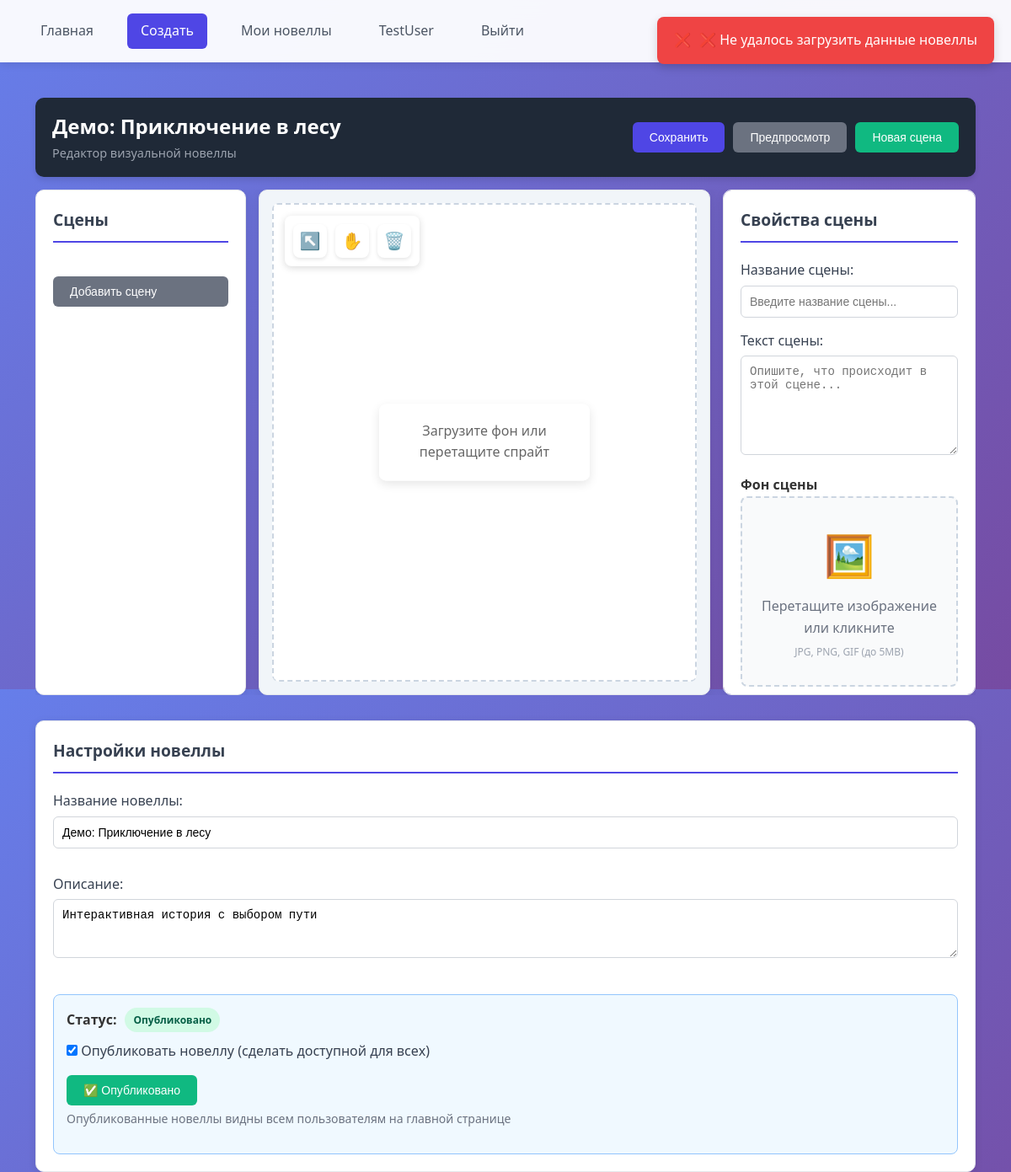
Page /builder/3 (signed in) on the committed database.
### database/db.py (models this page shows)
class User(UserMixin, db.Model):
    __tablename__ = 'user'
    id = db.Column(db.Integer, primary_key=True)
    email = db.Column(db.String(100), unique=True, nullable=False)
    password = db.Column(db.String(100), nullable=False)
    nickname = db.Column(db.String(50), nullable=False)
    phone = db.Column(db.String(20), default='')
    language = db.Column(db.String(2), default='RU')
    created_at = db.Column(db.DateTime, default=datetime.utcnow)
    novels = db.relationship('Novel', backref='author', lazy=True)

class Novel(db.Model):
    __tablename__ = 'novel'
    id = db.Column(db.Integer, primary_key=True)
    title = db.Column(db.String(200), nullable=False)
    description = db.Column(db.Text, default='')
    cover_image = db.Column(db.String(200), default='')
    is_published = db.Column(db.Boolean, default=False)
    author_id = db.Column(db.Integer, db.ForeignKey('user.id'), nullable=False)
    created_at = db.Column(db.DateTime, default=datetime.utcnow)
    updated_at = db.Column(db.DateTime, default=datetime.utcnow, onupdate=datetime.utcnow)
    scenes = db.relationship('Scene', backref='novel', lazy=True, order_by='Scene.order')

### app.py (the view)
@app.route('/builder')
@app.route('/builder/<int:novel_id>')
@login_required
def builder(novel_id=None):
    novel = None
    if novel_id:
        novel = Novel.query.get(novel_id)
        if novel and novel.author_id != current_user.id:
            flash('У вас нет доступа к этой новелле', 'error')
            return redirect(url_for('my_novels'))
    return render_template('builder.html', novel=novel)

### app.py (called while the page is built)
@login_manager.user_loader
def load_user(user_id):
    return User.query.get(int(user_id))

### templates/builder.html (shortened to what this page needs)
{% extends "base.html" %}
{% block extra_css %}
<link rel="stylesheet" href="{{ url_for('static', filename='css/builder.css') }}">
<link rel="stylesheet" href="{{ url_for('static', filename='css/advanced-builder.css') }}">
{% endblock %}
{% block content %}
<div id="builder-app">
    {% if not novel %}
        <div class="create-novel-form">
            <h2 class="form-title">Создать новую новеллу</h2>
            <form action="/create_novel" method="POST">
                <div class="form-group">
                    <label class="form-label">Название новеллы:</label>
                    <input type="text" name="title" class="form-control" placeholder="Введите название" required>
                </div>
                <div class="form-group">
                    <label class="form-label">Описание:</label>
                    <textarea name="description" class="form-control" rows="3" placeholder="Краткое описание сюжета"></textarea>
                </div>
                <button type="submit" class="btn btn-primary" style="width: 100%;">
                     Создать и перейти к редактору
                </button>
            </form>
        </div>
    {% else %}
        <div class="advanced-builder">
            <div class="builder-header-advanced">
                <div class="header-left">
                    <h2 id="novel-title-display">{{ novel.title }}</h2>
                    <small>Редактор визуальной новеллы</small>
                </div>
                <div class="header-right">
                    <button id="save-btn" class="btn btn-primary">
                         Сохранить
                    </button>
                    <button id="preview-btn" class="btn btn-secondary">
                         Предпросмотр
                    </button>
                    <button id="add-scene-btn" class="btn btn-success">
                         Новая сцена
                    </button>
                </div>
            </div>
            <div class="builder-main-advanced">
                <div class="scenes-panel">
                    <h3>Сцены</h3>
                    <button id="add-scene-btn-bottom" class="btn btn-secondary" style="width: 100%; margin-top: 10px;">
                         Добавить сцену
                    </button>
                </div>
                <div class="visual-editor">
                    <div class="editor-container">
                        <div class="editor-tools">
                            <button class="tool-btn" data-tool="select" title="Выделение">
                                <span class="tool-icon">↖️</span>
                            </button>
                            <button class="tool-btn" data-tool="move" title="Перемещение">
                                <span class="tool-icon">✋</span>
                            </button>
                            <button class="tool-btn" data-tool="delete" title="Удаление">
                                <span class="tool-icon">🗑️</span>
                            </button>
                        </div>
                        <div class="scene-canvas" id="scene-canvas">
                            <div id="sprites-container"></div>
                            <div id="canvas-hint">
                                <p> Загрузите фон или перетащите спрайт</p>
                            </div>
                        </div>
                    </div>
                </div>
                <div class="properties-panel">
                    <div class="scene-editor-section">
                        <h3>Свойства сцены</h3>
                        <div class="form-group">
                            <label class="form-label">Название сцены:</label>
                            <input type="text" id="scene-name" class="form-control"
                                   placeholder="Введите название сцены...">
                        </div>
                        <div class="form-group">
                            <label class="form-label">Текст сцены:</label>
                            <textarea id="scene-text" class="form-control" rows="6"
                                      placeholder="Опишите, что происходит в этой сцене..."></textarea>
                        </div>
                        <div class="upload-section">
                            <h4>Фон сцены</h4>
                            <div class="upload-area" id="background-upload-area">
                                <div class="upload-icon">🖼️</div>
                                <div class="upload-text">Перетащите изображение или кликните</div>
                                <div class="upload-hint">JPG, PNG, GIF (до 5MB)</div>
                            </div>
                        </div>
                    </div>
                </div>
            </div>
            <div class="novel-settings">
                <h3>Настройки новеллы</h3>
                <div class="settings-grid">
                    <div class="form-group">
                        <label class="form-label">Название новеллы:</label>
                        <input type="text" id="novel-title" class="form-control" value="{{ novel.title }}">
                    </div>
                    <div class="form-group">
                        <label class="form-label">Описание:</label>
                        <textarea id="novel-description" class="form-control" rows="3">{{ novel.description }}</textarea>
                    </div>
                </div>
                <div class="publish-section">
                    <div class="publish-status">
                        <strong>Статус:</strong>
                        <span id="publish-status-badge" class="status-badge {% if novel.is_published %}status-published{% else %}status-draft{% endif %}">
                            {% if novel.is_published %}Опубликовано{% else %}Черновик{% endif %}
                        </span>
                    </div>
                    <div class="form-group">
                        <label class="form-label">
                            <input type="checkbox" id="novel-published" {% if novel.is_published %}checked{% endif %}>
                            Опубликовать новеллу (сделать доступной для всех)
                        </label>
                    </div>
                    <div class="form-group">
                        <button id="publish-btn" class="btn btn-success">
                            {% if novel.is_published %}✅ Опубликовано{% else %}📢 Опубликовать{% endif %}
                        </button>
                        <small class="text-muted" style="display: block; margin-top: 5px;">
                            Опубликованные новеллы видны всем пользователям на главной странице
                        </small>
                    </div>
                </div>
            </div>
        </div>
    {% endif %}
</div>
{% endblock %}

### templates/base.html (shortened to what this page needs)
<!DOCTYPE html>
<html lang="ru">
<head>
    <link rel="stylesheet" href="{{ url_for('static', filename='css/style.css') }}">
    {% block extra_css %}{% endblock %}
</head>
<body>
    <header>
        <nav>
            <div class="nav-links">
                <a href="/" {% if request.endpoint == 'index' %}class="active"{% endif %}>
                     Главная
                </a>
                {% if current_user.is_authenticated %}
                    <a href="/builder" {% if request.endpoint == 'builder' %}class="active"{% endif %}>
                         Создать
                    </a>
                    <a href="/my_novels" {% if request.endpoint == 'my_novels' %}class="active"{% endif %}>
                         Мои новеллы
                    </a>
                    <a href="/profile" {% if request.endpoint == 'profile' %}class="active"{% endif %}>
                         {{ current_user.nickname }}
                    </a>
                    <a href="/logout">
                         Выйти
                    </a>
                {% endif %}
            </div>
        </nav>
    </header>
    <main>
        {% block content %}{% endblock %}
    </main>
</body>
</html>

### static/css/style.css (style rules this page uses)
* { margin: 0; padding: 0; box-sizing: border-box; }
body { font-family: 'Segoe UI', Tahoma, Geneva, Verdana, sans-serif; background: linear-gradient(135deg, #667eea 0%, #764ba2 100%); color: #333; height: 100%; line-height: 1.6; }
header { background: rgba(255, 255, 255, 0.95); backdrop-filter: blur(10px); padding: 1rem 2rem; box-shadow: 0 2px 10px rgba(0,0,0,0.1); position: sticky; top: 0; z-index: 1000; }
nav { display: flex; justify-content: space-between; align-items: center; max-width: 1200px; margin: 0 auto; }
.nav-links { display: flex; gap: 1.5rem; align-items: center; }
nav a { color: #4b5563; text-decoration: none; padding: 0.5rem 1rem; border-radius: 6px; transition: all 0.2s; display: flex; align-items: center; gap: 8px; }
nav a.active { color: white; background: #4f46e5; }
main { max-width: 1200px; margin: 2rem auto; padding: 0 2rem; }
.form-group { margin-bottom: 15px; }
.form-label { display: block; margin-bottom: 5px; font-weight: 500; color: #555; }
.form-control { width: 100%; padding: 10px; border: 1px solid #ddd; border-radius: 5px; font-size: 16px; }
.btn-primary { background: #4f46e5; color: white; border: none; padding: 10px 20px; border-radius: 5px; cursor: pointer; font-size: 16px; transition: background 0.2s; }

### static/css/builder.css (style rules this page uses)
.novel-settings { background: white; border-radius: 8px; padding: 20px; box-shadow: 0 2px 10px rgba(0,0,0,0.1); margin-top: 20px; }
.settings-grid { display: grid; grid-template-columns: repeat(auto-fit, minmax(250px, 1fr)); gap: 15px; }
.publish-section { background: #f0f9ff; border: 1px solid #93c5fd; border-radius: 8px; padding: 15px; margin-top: 15px; }
.publish-status { display: flex; align-items: center; gap: 10px; margin-bottom: 10px; }
.status-badge { padding: 5px 10px; border-radius: 20px; font-size: 12px; font-weight: bold; }
.status-published { background: #d1fae5; color: #065f46; }
.text-muted { color: #6b7280; font-size: 14px; }
.btn { padding: 10px 20px; border: none; border-radius: 6px; cursor: pointer; font-size: 14px; transition: all 0.2s; display: inline-flex; align-items: center; gap: 8px; }
.btn-primary { background: #4f46e5; color: white; }
.btn-success { background: #10b981; color: white; }
.btn-secondary { background: #6b7280; color: white; }
.form-group { margin-bottom: 15px; }
.form-label { display: block; margin-bottom: 5px; font-weight: 500; color: #374151; }
.form-control { width: 100%; padding: 10px; border: 1px solid #d1d5db; border-radius: 6px; font-size: 14px; transition: border-color 0.2s; }

### rows in the picture
User: nickname "TestUser"
Novel: title "Демо: Приключение в лесу", description "Интерактивная история с выбором пути", is_published "☑"
